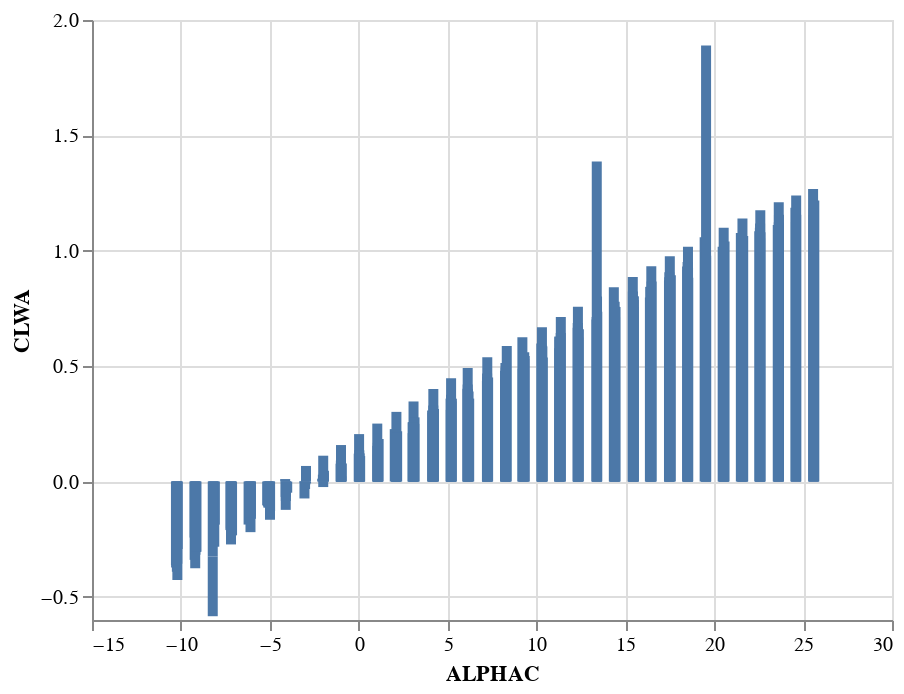

Here is the notebook cell this chart was saved with:
### Code cell
alt.Chart(df).mark_bar().encode(
    x='ALPHAC',
    y='CLWA',
)

### Figure 1 — Vega-Lite specification as saved in the notebook (floating-point values rounded to 4 significant figures; data arrays with more than 128 entries replaced by an {"elided": "..."} marker saying what was removed)
{"config": {"view": {"continuousWidth": 400, "continuousHeight": 300}}, "data": {"name": "data-b9cbda3314250ce3bf487d8a95803709"}, "mark": "bar", "encoding": {"x": {"type": "quantitative", "field": "ALPHAC"}, "y": {"type": "quantitative", "field": "CLWA"}}, "$schema": "https://vega.github.io/schema/vega-lite/v4.8.1.json", "datasets": {"data-b9cbda3314250ce3bf487d8a95803709": {"elided": "211 records"}}}
